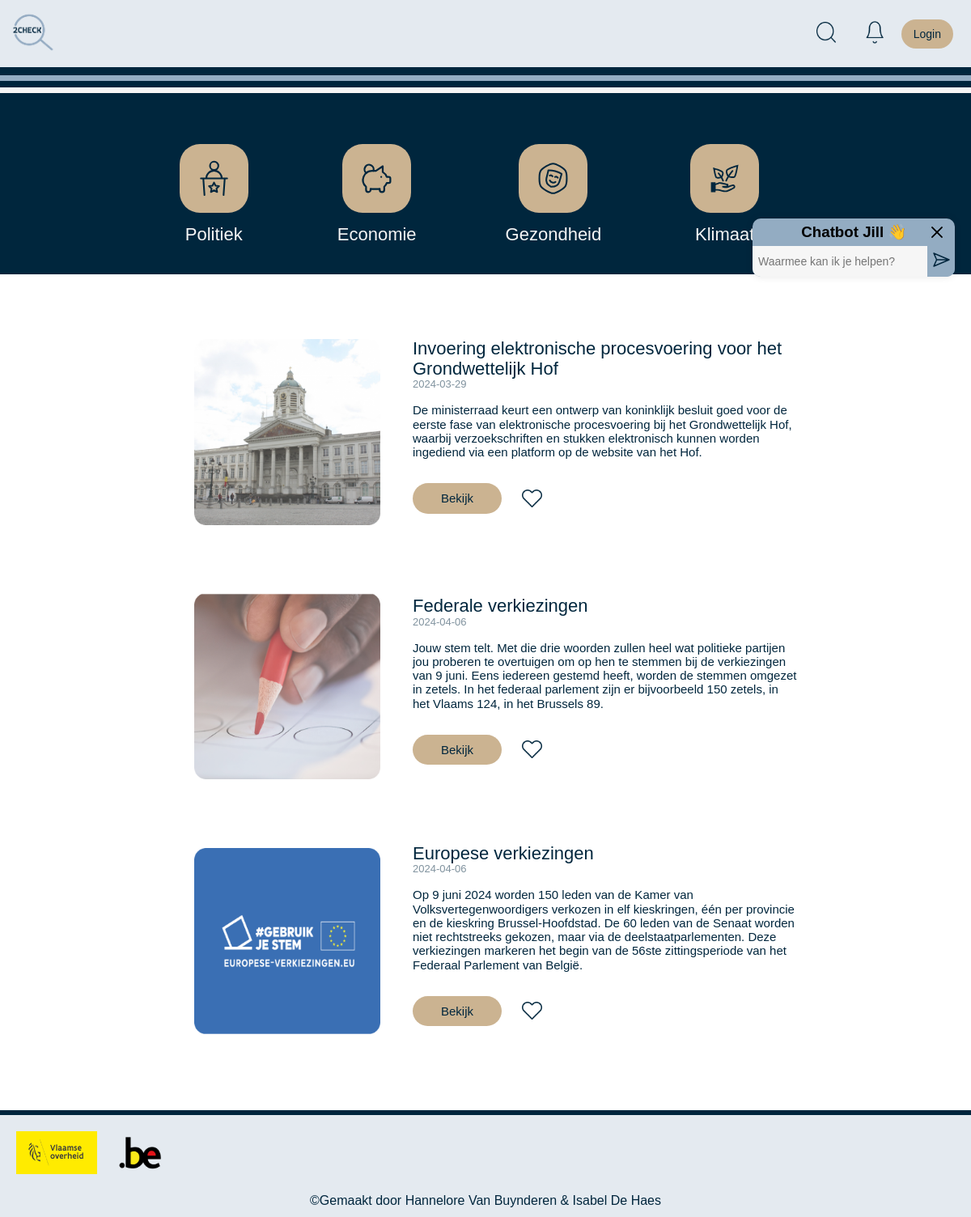
/politiek.php, run on the app's committed database.
### tables this page shows
CREATE TABLE `artikel` (
  `id` int(11) NOT NULL,
  `naam` varchar(300) NOT NULL,
  `inhoud` varchar(600) NOT NULL,
  `datum` date DEFAULT NULL,
  `foto` varchar(300) DEFAULT NULL,
  `favoriet` tinyint(1) DEFAULT '0',
  `thema` varchar(300) NOT NULL,
  `link` varchar(300) NOT NULL
);

### classes/Artikel.php (called while the page is built, shortened)
<?php
class Artikel {
    private string $thema;
    public function setThema($thema) {
        $this->thema = $thema;
    }
    public function searchByThema() {
        $conn = Db::getConnection();
        $query = "SELECT * FROM artikel WHERE thema = :thema";
        $params = ['thema' => $this->thema];
        $statement = $conn->prepare($query);
        $statement->execute($params);
        $results = $statement->fetchAll(PDO::FETCH_ASSOC);
        return $results;
    }
}
?>

### politiek.php (the view, shortened to what this page needs)
<!DOCTYPE html>
<html lang="en">
<head>
    <link rel="stylesheet" href="styles/normalize.css">
    <link rel="stylesheet" href="styles/style.css">
    <link rel="stylesheet" href="styles/general.css">
    <link rel="stylesheet" href="styles/header.css">
    <link rel="stylesheet" href="styles/detailpagina2.css">
    <link rel="stylesheet" href="styles/profiel.css">
</head>
<body>
    <?php include_once("nav.inc.php") ?>
    <?php include_once("header.inc.php") ?>
    <div class="artikels">
        <?php
        include_once("classes/Artikel.php");
        $artikel = new Artikel();
        $artikel->setThema("politiek");
        $politiek_artikelen = $artikel->searchByThema();
        foreach ($politiek_artikelen as $artikel) :
            $naam = $artikel['naam'];
            $inhoud = $artikel['inhoud'];
            $datum = $artikel['datum'];
            $fotoBestandsnaam = $artikel['foto'];
            $link = $artikel['link'];
        ?>
            <div class="artikel_div">
                <div class="image" style="position: relative;">
                    <img class="artikel_foto" src="images\artikel_foto\<?= $fotoBestandsnaam ?>" alt="Afbeelding">
                </div>
                <div class="article-content">
                    <div class="title">
                        <h2><?= $naam ?></h2>
                        <p><?= $datum ?></p>
                    </div>
                    <div class="text">
                        <p><?= $inhoud ?></p>
                    </div>
                    <div class="bekijk">
                        <a href="<?= $link ?>">Bekijk</a>
                        <img class="heart-icon" src="images/unlikeheart.png" alt="unlike" onclick="toggleLike()">
                    </div>
                </div>
            </div>
        <?php endforeach; ?>
    </div>
    <?php include_once("footer.inc.php") ?>
</body>
</html>

### styles/style.css (style rules this page uses)
* { margin: 0; padding: 0; }

### styles/general.css (style rules this page uses)
p { font-size: 14px; font-weight: 400; font-family: "neue-haas-grotesk-text", sans-serif; font-style: normal; }
p { font-weight: 400; font-family: "neue-haas-grotesk-text", sans-serif; font-style: normal; }

### styles/detailpagina2.css (style rules this page uses)
* { margin: 0; padding: 0; }
body { overflow-x: hidden; }
.artikels { margin-bottom: 90px; }
.heart-icon { width: 25px; height: auto; }
.artikel_div { display: flex; align-items: center; margin-bottom: 20px; margin-top: 60px; margin-right: 25px; }
.article-content div { flex: 1; margin-right: 40px; }
.text p { margin-top: 15px; font-size: 12px; margin-bottom: 30px; font-weight: 300; font-family: "neue-haas-grotesk-text", sans-serif; font-style: normal; color: #00263d; }
.image { width: 170px; margin-right: 10px; }
.image img { width: 150px; margin-left: 15px; }
.article-content h2 { font-size: 18px; font-weight: 400; font-family: "neue-haas-grotesk-text", sans-serif; font-style: normal; color: #00263d; }
.title p { font-size: 13px; font-weight: 400; font-family: "neue-haas-grotesk-text", sans-serif; font-style: normal; color: rgb(0, 38, 61, 50%); }
.artikel_div a { font-size: 15px; font-weight: 400; font-family: "neue-haas-grotesk-text", sans-serif; font-style: normal; text-decoration: none; background-color: #cbb391; color: #00263d; padding: 10px 35px; border-radius: 30px; margin-right: 25px; }
.bekijk { display: flex; align-items: center; }
@media (min-width: 600px) { .image { margin-right: 90px; } }
@media (min-width: 600px) { .image img { margin-top: 20px; width: 180px; margin-left: 50px; } }
@media (min-width: 600px) { .text p { font-size: 14px; } }
@media (min-width: 600px) { .article-content h2 { font-size: 20px; } }
@media (min-width: 1000px) { .image { margin-right: 340px; } }
@media (min-width: 1000px) { .image img { margin-top: 20px; width: 230px; margin-left: 240px; } }
@media (min-width: 1000px) { .text p { font-size: 15px; } }
@media (min-width: 1000px) { .article-content h2 { font-size: 22px; } }
@media (min-width: 1000px) { .article-content div { margin-right: 190px; } }

### styles/profiel.css (style rules this page uses)
* { font-family: "neue-haas-grotesk-text", sans-serif; }
h2 { color: #00263d; }

### data on the page
artikel: foto (picture), naam "Invoering elektronische procesvoering voor het Grondwettelijk Hof", datum "2024-03-29", inhoud "De ministerraad keurt een ontwerp van koninklijk besluit goed voor de eerste fase van elektronische procesvoering bij het Grondwettelijk Hof, waarbij verzoekschriften en stukken elektronisch kunnen worden ingediend via een platform op de website van het Hof."
artikel: foto (picture), naam "Federale verkiezingen", datum "2024-04-06", inhoud "Jouw stem telt. Met die drie woorden zullen heel wat politieke partijen jou proberen te overtuigen om op hen te stemmen bij de verkiezingen van 9 juni. Eens iedereen gestemd heeft, worden de stemmen omgezet in zetels. In het federaal parlement zijn er bijvoorbeeld 150 zetels, in het Vlaams 124, in het Brussels 89."
artikel: foto (picture), naam "Europese verkiezingen", datum "2024-04-06", inhoud "Op 9 juni 2024 worden 150 leden van de Kamer van Volksvertegenwoordigers verkozen in elf kieskringen, één per provincie en de kieskring Brussel-Hoofdstad. De 60 leden van de Senaat worden niet rechtstreeks gekozen, maar via de deelstaatparlementen. Deze verkiezingen markeren het begin van de 56ste zittingsperiode van het Federaal Parlement van België."
